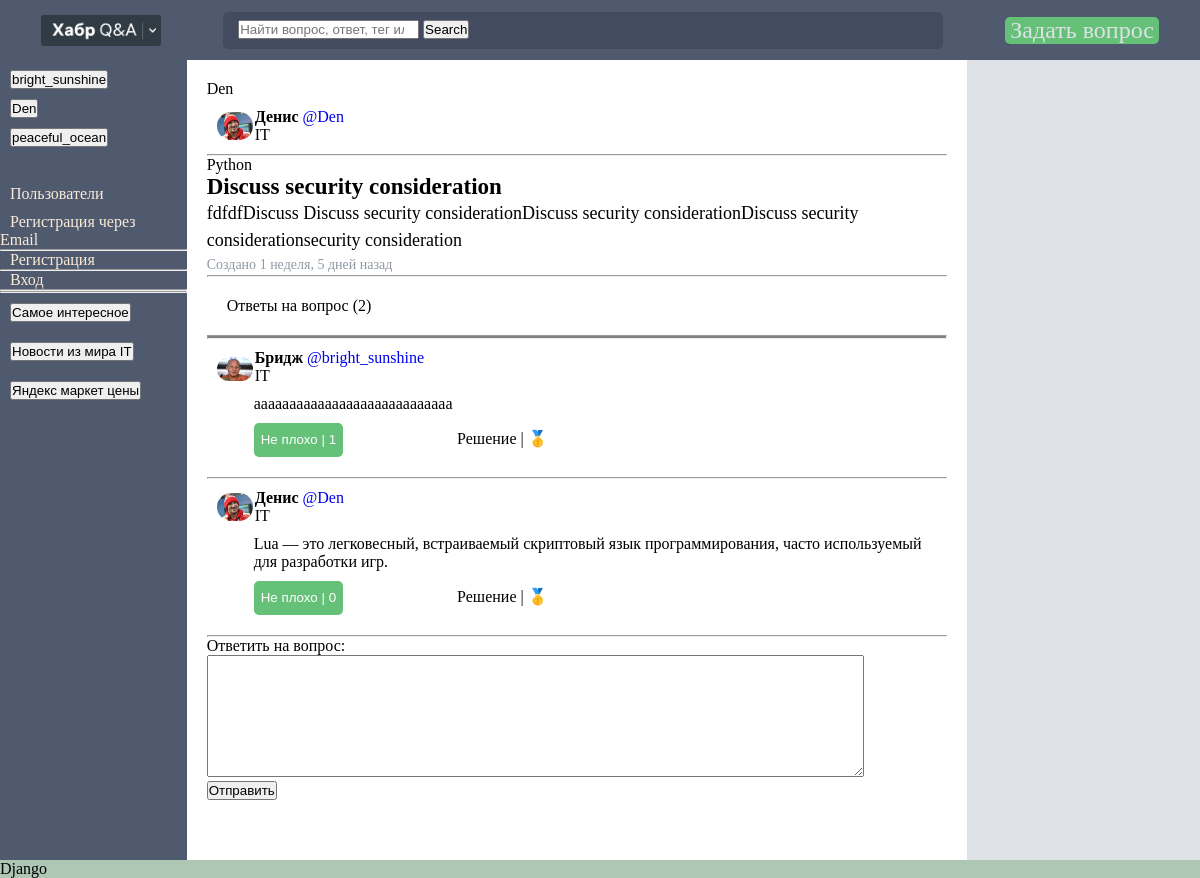
/q/1/, run on an earlier commit of the app's database.
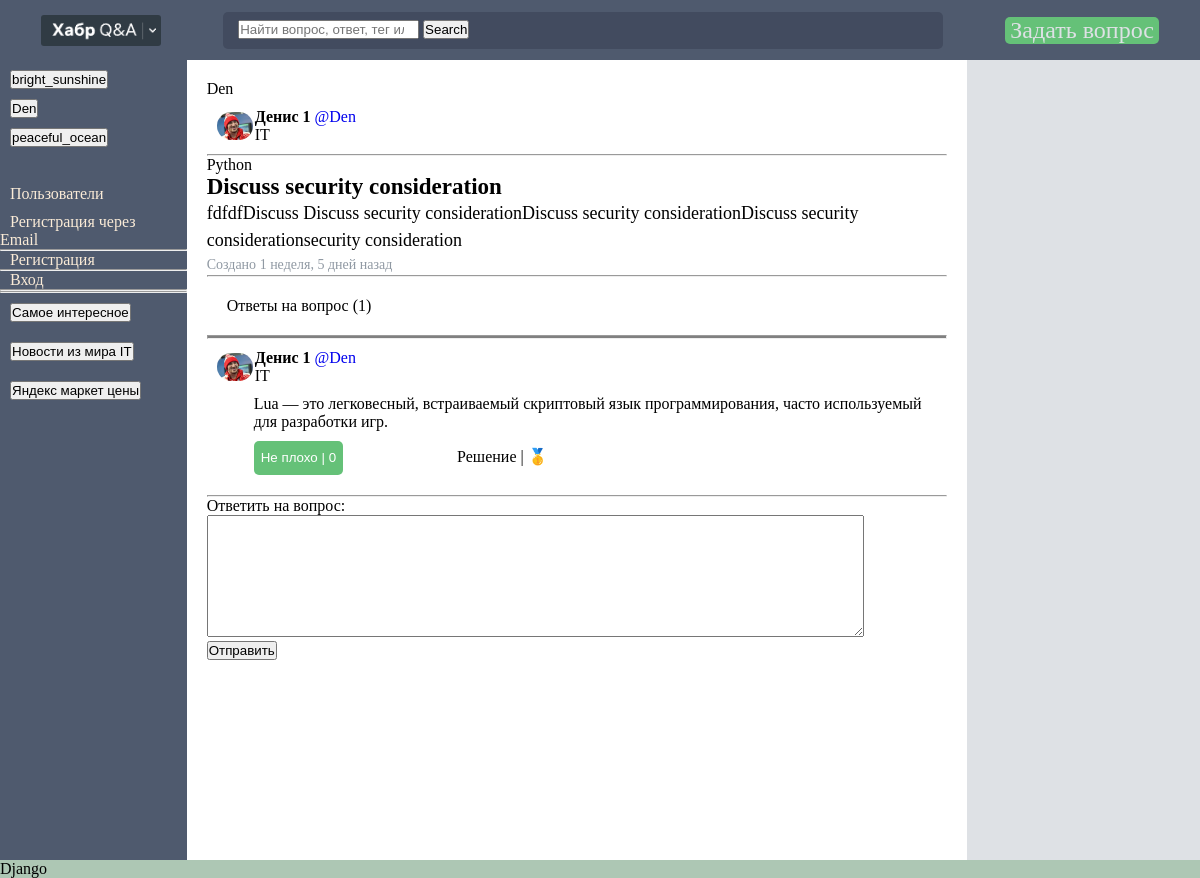
And on a later commit of the database.
### main/models.py (models this page shows, shortened)
class User(AbstractUser):
    profession = models.CharField(max_length=50, default="", blank=True)
    rating_cache = models.IntegerField(default=-1)
    rating_cache_updated_at = models.DateTimeField(auto_now_add=True)
    image_url = models.CharField(max_length=50, blank=True, editable=False)

class Answer(models.Model):
    autor = models.ForeignKey(
        User,
        null=True,
        blank=False,
        on_delete=models.CASCADE,
        related_name="answer_set",
    )
    question = models.ForeignKey(
        Question,
        null=True,
        blank=False,
        on_delete=models.CASCADE,
        related_name="question",
    )
    text = models.TextField(max_length=20, blank=False)
    created_at = models.DateTimeField(auto_now_add=True, blank=False)
    updated_at = models.DateTimeField(auto_now=True, blank=False)
    parent = models.ForeignKey(
        "self", null=True, blank=False, on_delete=models.SET_NULL
    )
    correct = models.BooleanField(default=False, blank=True)

### main/views.py (the view, shortened to what this page needs)
# urls.py: path("q/<int:question_id>/", views.question, name="question"),  # 1
def question(request, **kwargs):
    question_obj = Question.objects.get(id=kwargs["question_id"])
    print(kwargs, "<<<< ---------- kwargs ----------")
    try:
        question_obj = Question.objects.get(id=kwargs["question_id"])
        print(question_obj, "<<<< ---------- question_obj ----------")
        answers = question_obj.answers.all()
        for answer in answers:
            answer.reaction_count = answer.rection_set.count()
        context = {"quest": question_obj, "answers": answers}
        return render(request, "questions.html", context)
    except Exception as e:
        print(e, "<<< (e) def question(request, **kwargs)")
        return HttpResponse("err")

### main/models.py (called while the page is built)
    def __str__(self):
        return self.name

    def __str__(self) -> str:
        return self.title

    @property
    def answers(self):
        return Answer.objects.filter(question=self).order_by("-created_at")

### templates/questions.html (shortened to what this page needs)
{% extends 'wrapper/main.html' %}
{% load static %}
{% block content %}
  <body>
    <div class="page_box">
      {{ quest.autor }}
      {% include 'shared/user_witget.html' with user=quest.autor %}
      <div class="question-container">
        <hr class="hr" />
        <div>
          <p class="teg">{{ quest.tegs }}</p>
        </div>
        <div class="title">{{ quest.title }}</div>
        <div class="question">{{ quest.text }}</div>
        <div class="create">Создано {{ quest.created_at|timesince }} назад</div>
        <hr class="hr" />
      </div>
      <div class="solution-container">
        <div class="text-1">Ответы на вопрос ({{ answers|length }})</div>
        <hr id="black" />
        {% for answer in answers %}
          {% include 'shared/user_witget.html' with user=answer.autor %}
          <div id="text">
            <div>{{ answer.text }}</div>
            <button id="rection" onclick="increaseCounter({{ answer.id }})">
              <div>
                <span id="counter-{{ answer.id }}">Не плохо | {{ answer.reaction_count }}</span>
              </div>
            </button>
            {% if request.user == quest.autor %}
              {% if answer.correct == True %}
                <div class="correct">
                  <span>Решение | ✓</span>
                </div>
              {% else %}
                <button class="correct" onclick="correct({{ answer.id }})">
                  <div>
                    <span id="{{ answer.id }}">Отметить как правильное</span>
                  </div>
                </button>
              {% endif %}
            {% else %}
              {% if answer.correct == True %}
                <div class="correct">
                  <span>Решение | 🥇</span>
                </div>
              {% else %}
                <div class="correct">
                  <span></span>
                </div>
              {% endif %}
            {% endif %}
          </div>
          <hr />
        {% endfor %}
      </div>
      {% if request.user == quest.autor %}
        <div></div>
      {% else %}
        <form action="{% url 'question' quest.id %}" method="post" id="form">
          <label for="message">Ответить на вопрос:</label><br />
          <textarea id="message" name="message" rows="8" cols="80">{{ answer }}</textarea><br />
          <button type="submit">Отправить</button>
        </form>
      {% endif %}
    </div>
  </body>
{% endblock %}

### templates/shared/user_witget.html (shortened to what this page needs)
<div class="user-widget">
  {% if user.image_url %}
    <div>
      <img class="user-widget-img" src="/static/profile/picture/{{ user.image_url }}/file-1.jpg" alt="фото" width="36" />
    </div>
  {% else %}
    <div>
      <img class="user-widget-img" src="/static/img/head.png" alt="фото" width="36" />
    </div>
  {% endif %}
  <div class="user-widget-info">
    <p class="user-widget-info-name">
      <strong>
        <span>{{ user.first_name }}</span>
      </strong>
      <a href="{% url 'user_profile' user %}">@{{ user }}</a>
    </p>
    {% if user.profession != '' %}
      <p class="user-widget-info-title">{{ user.profession }}</p>
    {% endif %}
  </div>
</div>

What changed in the data, as far as the page shows it:
removed Answer: image_url (picture), text "aaaaaaaaaaaaaaaaaaaaaaaaaaaa", reaction_count "1", correct "Решение | 🥇"
no longer on this page (row edited): User: first_name "Бридж", username "bright_sunshine", profession "IT"
changed User "Den": first_name "Денис" → "Денис 1"
Also different on the page:
{{ answers|length }}: "2" → "1"
